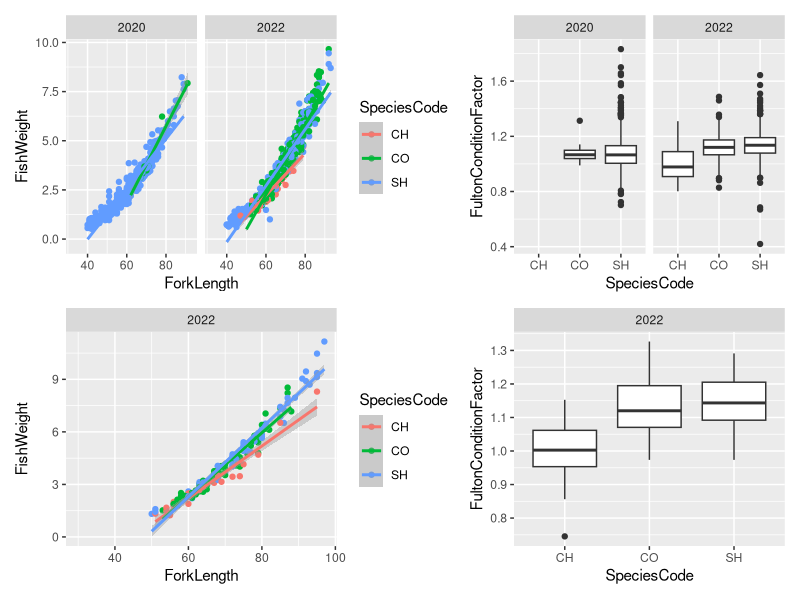
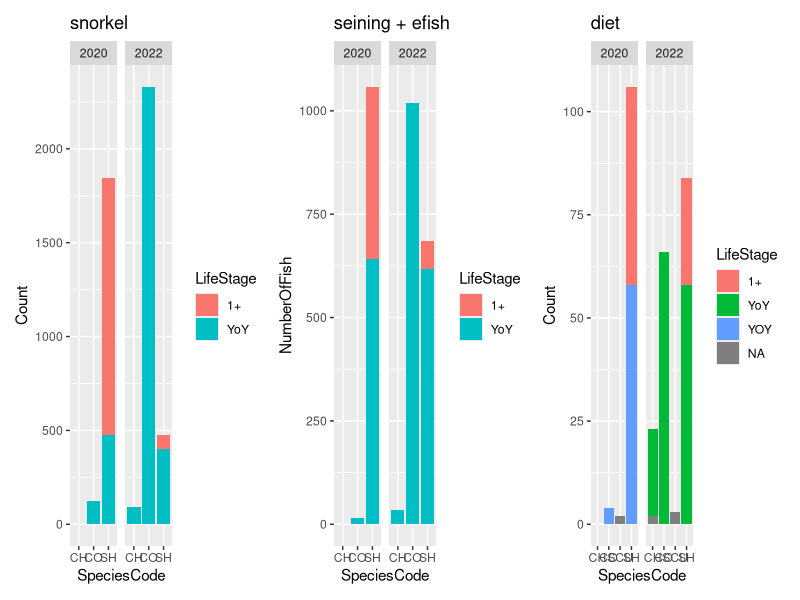
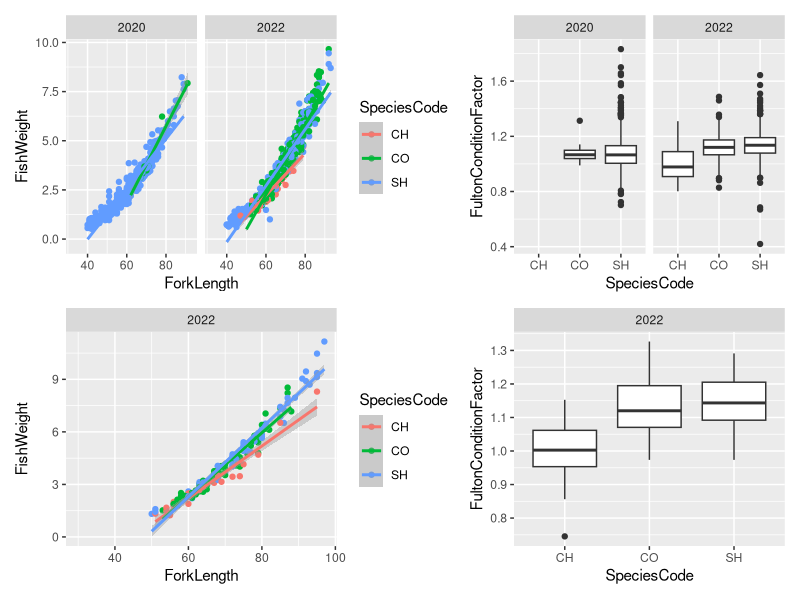
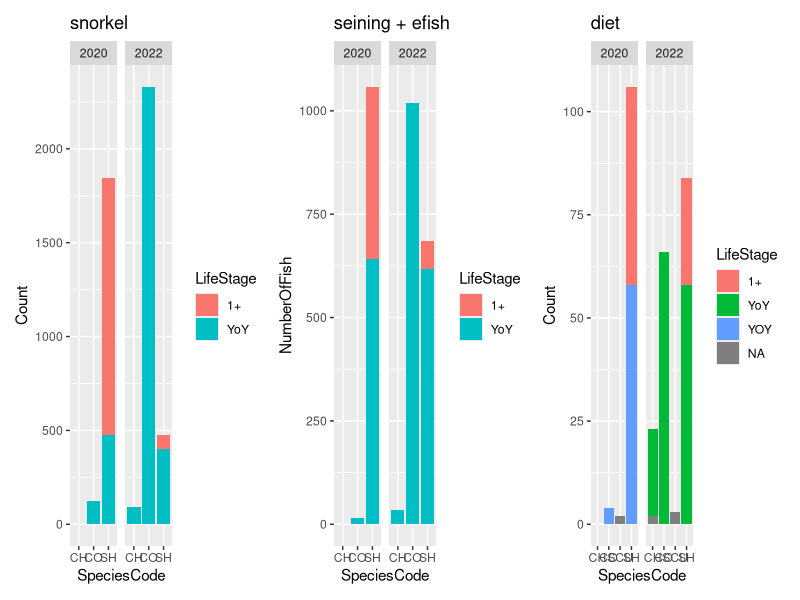

Generate these figures, in order, with R: (Note: this script raises an error after producing the figures.)
# Last updated 06/03/2026
# notes:
  # fulton condition factor
    # a) fish measurements - sig. b/n CH[0.997], SH[1.108], CO[1.119] & FieldSeason 2022 > 2020 [0.054] dif.
    # b) diet data original - sig. b/n CH[1.015], SH[1.147], CO[1.126] & FieldSeason 2022 > 2020 [0.056] dif.
  # counts
    # proportions from seining + efishing seems to match diet data better (makes sense given they used similar methods to catch fish for gut lavage)
    # snorkel may be most representative but have the highest error...
# NOTE: almost all graphed data is based on YoY lifestage... may want to make adjustments for final report

# Libraries ---------------------------------------------------------------

library(tidyverse)
library(patchwork)

# Calling files -----------------------------------------------------------

fish_snorkel <- read.csv("Data/Created_Data/Fish_Snorkel.csv")
fish_measurement <- read.csv("Data/Created_Data/Fish_Measurement.csv")
diet_data_original <- read.csv("Data/Created_Data/Diet_Data_Original.csv")

# Raw plotting ------------------------------------------------------------

### fulton condition factor

## fish measurement

# fish measurement weight vs length

# limit life stage and dimensions to diet data set
survey_length_weight_plot <- ggplot(fish_measurement %>% filter(LifeStage == "YoY", between(ForkLength, 30, 100)), 
       aes(x = ForkLength, y = FishWeight, color = SpeciesCode)) +
  geom_point() +
  facet_wrap(~FieldSeason) +
  stat_smooth(formula = y ~ x^3,
              method = "glm")

# fish measurement fulton condition factor

survey_FCF_plot <- ggplot(fish_measurement %>% filter(LifeStage == "YoY", between(ForkLength, 30, 100)), 
       aes(x = SpeciesCode, y = FultonConditionFactor)) +
  geom_boxplot() +
  facet_wrap(~FieldSeason)

## diet data original

# diet data original weight vs length

diet_length_weight_plot <- ggplot(diet_data_original %>% filter(LifeStage == "YoY"), 
       aes(x = ForkLength, y = FishWeight, color = SpeciesCode)) +
  geom_point() +
  facet_wrap(~FieldSeason) +
  stat_smooth(formula = y ~ x^3,
              method = "glm")

# diet data original fulton condition factor

diet_FCF_plot <- ggplot(diet_data_original %>% filter(LifeStage == "YoY"),
                        aes(x = SpeciesCode, y = FultonConditionFactor)) +
  geom_boxplot() +
  facet_wrap(~FieldSeason)

### rough counts

# snorkel 

snorkel_count_plot <- ggplot(fish_snorkel, 
                             aes(x = SpeciesCode, y = Count, fill = LifeStage)) +
  geom_col() +
  facet_wrap(~FieldSeason) +
  labs(title = "snorkel")

# seining + efishing

measurement_count_plot <- ggplot(fish_measurement, 
                                 aes(x = SpeciesCode, y = NumberOfFish, fill = LifeStage)) +
  geom_col() +
  facet_wrap(~FieldSeason) +
  labs(title = "seining + efish")

# diet 

diet_count_plot <- ggplot(diet_data_original %>% 
                            group_by(SpeciesCode, FieldSeason, LifeStage) %>% 
                            summarize(Count = n()),
                          aes(x = SpeciesCode, y = Count, fill = LifeStage)) +
  geom_col() +
  facet_wrap(~FieldSeason) +
  labs(title = "diet")

### river mapping



# Combining plots ---------------------------------------------------------

### fulton condition factor

(survey_length_weight_plot + survey_FCF_plot) / (diet_length_weight_plot + diet_FCF_plot)
ggsave("Figures/New_Figures/FCF_Comparison.png", width = 10, height = 8)

### counts

snorkel_count_plot + measurement_count_plot + diet_count_plot
ggsave("Figures/New_Figures/Count_Comparison.png", width = 15, height = 10)

# Significance testing ----------------------------------------------------

### fulton condition factor

# fish measurement

summary(glm(FultonConditionFactor ~ SpeciesCode + FieldSeason,
            fish_measurement %>% filter(LifeStage == "YoY", between(ForkLength_mm, 30, 100)),
            family = gaussian(link = "identity")))

# diet data original

summary(glm(FultonConditionFactor ~ SpeciesCode + FieldSeason,
            diet_data_original %>% filter(LifeStage == "YoY"),
            family = gaussian(link = "identity")))
